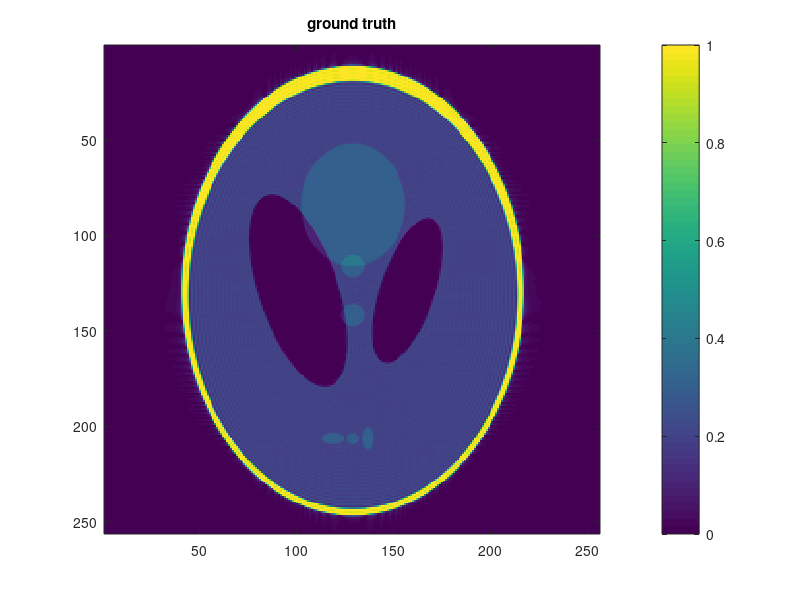
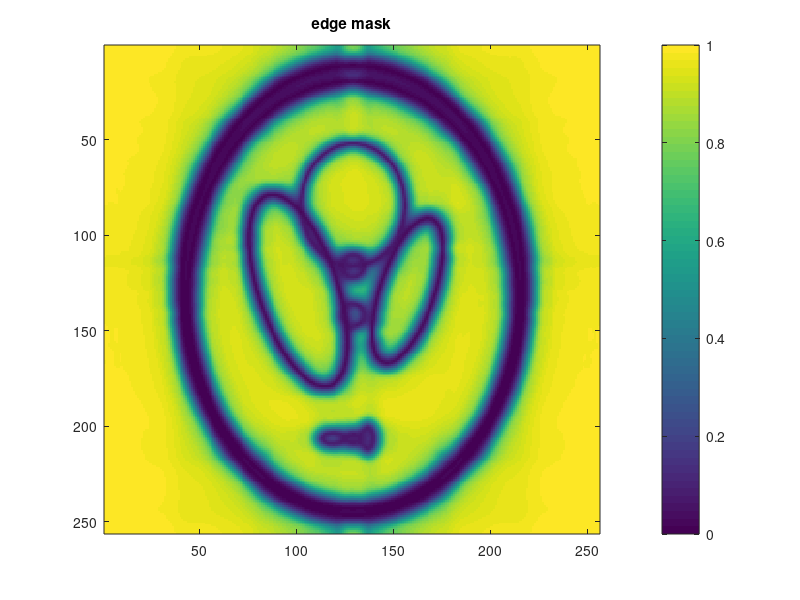

The MATLAB script that drew these images, in order: (Note: this script raises an error after producing the figures.)
% Test of Weighted TV algorithm for super-resolution reconstruction 
% of MRI data.
%% Load Data
load testdata;   %m=fourier data, k=fourier indices
load edgemask;   %edgemask estimated in stage one
X0 = ifft2(m);   %high-resolution ground truth in spatial domain
figure(1); imagesc(abs(X0),[0,1]); colorbar; title('ground truth');
figure(2); imagesc(edgemask,[0,1]); colorbar; title('edge mask');

%% Define Fourier Projection Operators
res = [256,256]; %output resolution
lores = [65,65]; %input resolution (use odd numbers)
ind_samples = find((abs(k(1,:)) <= (lores(2)-1)/2 & (abs(k(2,:)) <= (lores(2)-1)/2))); %Low-pass Fourier indices
[A,At] = defAAt_fourier(ind_samples, res); %Define function handles for fourier projection operators                                                
b = A(X0);       %low-resolution fourier samples
Xlow = ifft2(reshape(b,lores));
figure(3); imagesc(abs(Xlow)); colorbar; title('low resolution input');

%% Run New Weighted TV algorithm (works better with real data)
lambda = 5e-1; %regularization parameter (typically in the range [1e-2,1], if original image scaled to [0,1])
Niter = 1000;  %number of iterations (typically 500-1000 for Fourier inversion)
[X, cost] = OpWeightedTV_PD_AHMOD(b,edgemask,lambda,A,At,res,Niter); %see comments inside OpWeightedTV_PD_AHMOD.m
figure(4); imagesc(abs(X),[0,1]); colorbar; title('hi resolution output');
figure(5); plot(cost); xlabel('iteration'); ylabel('cost');
SNR = -20*log10(norm(X(:)-X0(:))/norm(X0(:)));
fprintf('WTV output SNR = %2.1f dB\n',SNR);
%% Run Old Weighted TV algorithm (works better with phantoms)
lambda = 5e-1; %regularization parameter (typically in the range [1e-2,1], if original image scaled to [0,1])
Niter = 1000;  %number of iterations (typically 500-1000 for Fourier inversion)
[X, cost] = OpWeightedTV_PD(b,edgemask,lambda,A,At,res,Niter); %see comments inside OpWeightedTV_PD.m
figure(6); imagesc(abs(X),[0,1]); colorbar; title('hi resolution output');
figure(7); plot(cost); xlabel('iteration'); ylabel('cost');
SNR = -20*log10(norm(X(:)-X0(:))/norm(X0(:)));
fprintf('WTV output SNR = %2.1f dB\n',SNR);
%% Run Standard TV algorithm (no edgemask)
lambda = 1e-4; %regularization parameter (typically in the range [1e-2,1], if original image scaled to [0,1])
Niter = 100;  %number of iterations (typically 20-100 for Fourier inversion)
[X2, cost] = OpTV_AL(b,lambda,A,At,res,Niter); %see comments inside OpWeightedTV_PD.m
figure(8); imagesc(abs(X2),[0,1]); colorbar; title('hi resolution output (no edgemask)');
figure(9); plot(cost); xlabel('iteration'); ylabel('cost');
SNR = -20*log10(norm(X(:)-X0(:))/norm(X0(:)));
fprintf('TV output SNR = %2.1f dB\n',SNR);